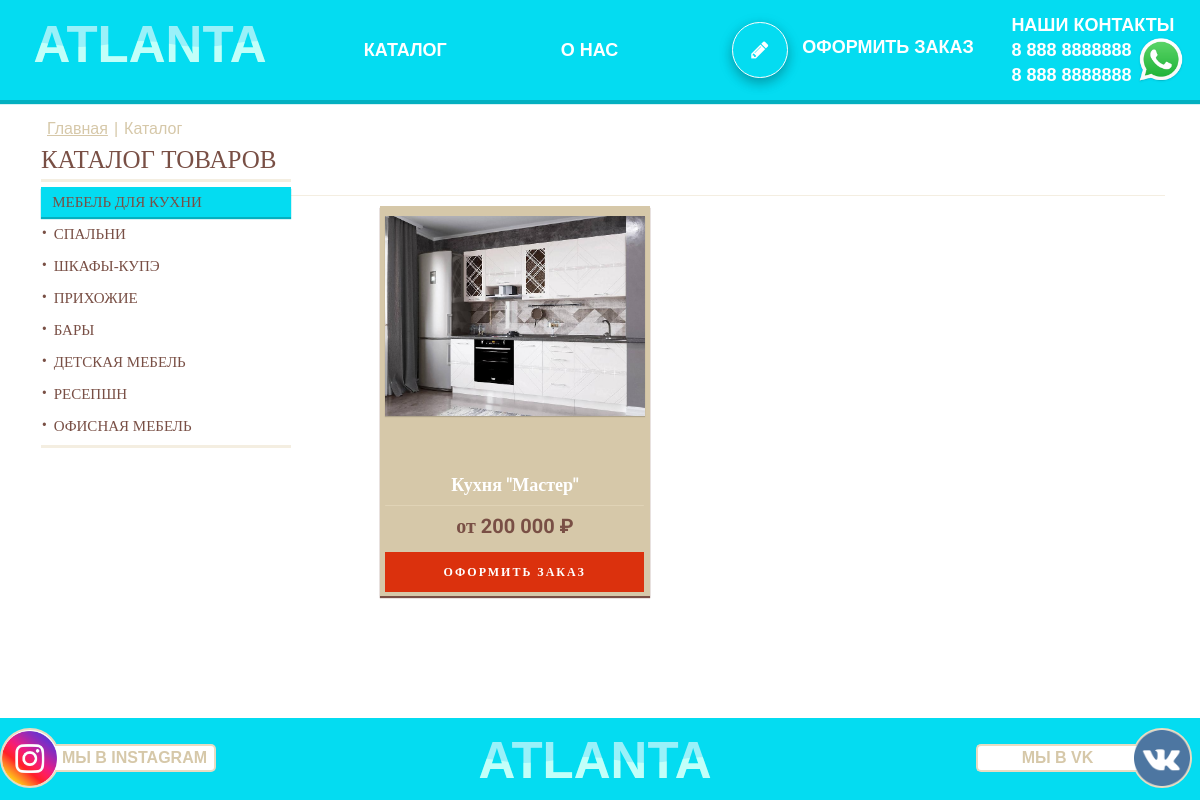
Screenshot of /category/mebel-dlya-kuhni/ with the database file from the repository.
### order/models.py (models this page shows, shortened)
class NewCategoryOrder(models.Model):
    cat_order_title = models.CharField(max_length=200, verbose_name='Название категории')
    cat_order_fk = models.ForeignKey('NewCategory', on_delete=models.PROTECT)
    slug = models.SlugField(max_length=200, unique=True, db_index=True, verbose_name='URL')
    def __str__(self):
        return self.cat_order_title
    def get_absolute_url(self):
        return reverse('category', kwargs={'cat_slug': self.slug})
    class Meta:
        verbose_name = "подкатегорию"
        verbose_name_plural = "подкатегории"

class OrderNew(models.Model):
    order_main_img = models.ImageField(upload_to='car_img_order/%Y/%m/%d/', verbose_name='Главная картинка')
    order_main_img_mini = models.ImageField(upload_to='car_img_order/%Y/%m/%d/', verbose_name='Картинка брэнда',
                                            null=True, blank=True)
    slug = models.SlugField(max_length=200, unique=True, db_index=True, verbose_name='URL')
    order_main_title = models.CharField(max_length=250, verbose_name='Название товара')
    order_dop_title1 = models.CharField(max_length=400, verbose_name='Доп-характеристика№1', blank=True)
    order_dop_title2 = models.CharField(max_length=400, verbose_name='Значение доп-характеристики№1', blank=True)
    order_dop_title3 = models.CharField(max_length=400, verbose_name='Доп-характеристика2', blank=True)
    order_dop_title4 = models.CharField(max_length=400, verbose_name='Значение доп-характеристики№2', blank=True)
    order_dop_title5 = models.CharField(max_length=400, verbose_name='Доп-характеристика3', blank=True)
    order_dop_title6 = models.CharField(max_length=400, verbose_name='Значение доп-характеристики№3', blank=True)
    order_img_2 = models.ImageField(upload_to='car_img_order/%Y/%m/%d/', verbose_name='Вторая картинка',
                                    null=True, blank=True)
    order_img_3 = models.ImageField(upload_to='car_img_order/%Y/%m/%d/', verbose_name='Третья картинка',
                                    null=True, blank=True)
    order_img_4 = models.ImageField(upload_to='car_img_order/%Y/%m/%d/', verbose_name='Четвёртая картинка',
                                    null=True, blank=True)
    order_img_5 = models.ImageField(upload_to='car_img_order/%Y/%m/%d/', verbose_name='Пятая картинка',
                                    null=True, blank=True)
    order_img_6 = models.ImageField(upload_to='car_img_order/%Y/%m/%d/', verbose_name='Шестая картинка',
                                    null=True, blank=True
                                    )
    cat = models.ForeignKey('NewCategoryOrder', on_delete=models.PROTECT, verbose_name='Категория')
    order_price = models.CharField(max_length=50, verbose_name='Цена товара')
    order_text = models.TextField(verbose_name='Описание')
    order_maim_date_add = models.DateTimeField(auto_now_add=True, verbose_name='Время создания')
    order_maim_date = models.DateTimeField(auto_now=True, verbose_name='Время изменения')
    order_is_published = models.BooleanField(default=True, verbose_name='Статус Опубликован/Не опубликован')
    def get_absolute_url(self):
        return reverse('category', kwargs={'post_slug': self.slug, 'cat_slug': self.cat.slug})
    class Meta:
        verbose_name = "карточку товара"
        verbose_name_plural = "карточки товара"
        ordering = ['-order_maim_date_add']

### WWT/views.py (the view)
# urls.py: path('category/<slug:cat_slug>/', CatalogCategory.as_view(), name='category'),
class CatalogCategory(ListView):
    paginate_by = 8
    model = OrderNew
    template_name = 'WWT/catalog.html'
    context_object_name = 'ord_new'
    def get_context_data(self, *, object_list=None, **kwargs):
        context = super().get_context_data(**kwargs)
        context['title'] = 'Категория - ' + str(context['ord_new'][0].cat)
        context['cat_selected'] = context['ord_new'][0].cat_id
        context['menu'] = menu
        context['form_product'] = form_product
        return context
    def get_queryset(self):
        return OrderNew.objects.filter(cat__slug=self.kwargs['cat_slug'],
                                       order_is_published=True).select_related(
            'cat')

### WWT/templatetags/blog_tags.py (called while the page is built)
@register.inclusion_tag('WWT/list_category.html')
def ShowCategory(sort=None, cat_selected=0):
    if not sort:
        cats = NewCategoryOrder.objects.all()
    else:
        cats = NewCategoryOrder.objects.order_by(sort)
    print(cats)
    return {'cats': cats, 'cat_selected': cat_selected}

### templates/WWT/catalog.html (shortened to what this page needs)
<!DOCTYPE html>
{% load static %}
{% load blog_tags %}
<html lang="ru">
<head>
    <link rel="stylesheet" href="{% static 'css/style_catalog.css' %}">
</head>
<body>
<div class="wrapper">
    <header class="header">
        <a href="{% url 'home_page' %}" class="header__logo">
            <svg viewbox="0 0 100 20">
                <text text-anchor="middle" x="50" y="15" font-size="17" fill="url(#wave)" fill-opacity="1">
                    ATLANTA
                </text>
                <text text-anchor="middle" x="50" y="15" font-size="17" fill="white"
                      fill-opacity="0.6">ATLANTA
                </text>
            </svg>
        </a>
        <nav class="header__menu">
            <ul class="header__list">
                <li><a href="" class="header__link">КАТАЛОГ</a></li>
                <li><a href="{% url 'about_me' %}" class="header__link">О НАС</a></li>
                <li class="header__link3">{% include 'WWT/form3.html' %}</li>
                <li id="hl"><a href="tel:+79179552659" class="header__link4">НАШИ КОНТАКТЫ <br> 8 888 8888888 <br> 8 888
                    8888888 <img
                            src="{% static  'images/WhatsApp_icon.png' %}" alt=""> </a>
                </li>
            </ul>
        </nav>
    </header>
    <main class="main">
        <aside class="sidebar">
            <div class="relative_url">
                <div class="url">
                    <div class="url_after"><a href="{% url 'home_page' %}">Главная</a></div>
                    <div class="url_after">|</div>
                    <div class="url_after"> Каталог</div>
                </div>
            </div>
            <ul>
                {% ShowCategory cat_selected=cat_selected %}
            </ul>
        </aside>
        <section class="content">
            <hr class="hr_side2">
            <div class="products__items">
                {% for product in ord_new %}
                <div class="products__item">
                    <a href="{{ product.get_absolute_url }}" class="product_item_a">
                        <div class="products__image">
                            <img src="{{ product.order_main_img.url }}" alt="">
                        </div>
                        <div class="products__name">{{ product.order_main_title }}</div>
                        <hr class="hr_price">
                        <div class="price_order">от {{ product.order_price }} ₽</div>
                        <div class="products__button">ОФОРМИТЬ ЗАКАЗ</div>
                    </a>
                </div>
                {% endfor %}
            </div>
        </section>
    </main>
    <footer class="footer">
        <div class="container">
            <div class="wrap_footer">
                <div class="we_whatsapp">
                    <a class="we_inst" href="https://instagram.com/atlanta_mebel_kz?igshid=YmMyMTA2M2Y=">
                        <div class="we_whatsapp_wrap">
                            <div class="we_whatsapp_title">
                                МЫ В INSTAGRAM
                            </div>
                            <img class="we_whatsapp_logo" src="{% static  'images/Instagram-Icon.png' %}" alt="">
                    </a>
                </div>
            </div>
            <div class="logo_footer">
                <a href="">
                    <svg viewbox="0 0 100 20">
                        <text text-anchor="middle" x="50" y="15" font-size="17" fill="url(#wave)" fill-opacity="1">
                            ATLANTA
                        </text>
                        <text text-anchor="middle" x="50" y="15" font-size="17" fill="white"
                              fill-opacity="0.6">ATLANTA
                        </text>
                    </svg>
                </a>
            </div>
            <div class="we_instagramm">
                <a class="we_inst" href="https://vk.com/id605181780">
                    <div class="we_instagramm_wrap">
                        <div class="we_instagramm_title">
                            МЫ В VK
                        </div>
                        <img class="we_instagramm_logo" src="{% static  'images/vk.png' %}" alt="">
                    </div>
                </a>
            </div>
        </div>
    </footer>
</div>
</body>
</html>

### templates/WWT/list_category.html (shortened to what this page needs)
{% if cat_selected == 0 %}
<div class="vertmenu">
    {% else %}
    <div class="vertmenu2">
        {% endif %}
        <ul>
            {% if cat_selected == 0 %}
            <li class="li_title">КАТАЛОГ ТОВАРОВ
                <hr class="hr_side">
                <input type="checkbox" class="subCat" checked="checked"/>
                {% else %}
            <li class="li_title2"><a class="li_title_a" href="{% url 'catalog' %}">КАТАЛОГ ТОВАРОВ</a>
                <hr class="hr_side_4">
                {% endif %}
                <ul style="display:none">
                    {% for cat in cats %}
                    {% if cat.pk == cat_selected %}
                    <li class="li_li_2">
                        &nbsp&nbsp&nbsp{{ cat.cat_order_title }}
                    </li>
                    {% else %}
                    <li class="li_li">
                        <a href="{{ cat.get_absolute_url }}">{{ cat.cat_order_title }} </a>
                    </li>
                    {% endif %}
                    {% endfor %}
                </ul>
                <hr class="hr_side3">
            </li>
        </ul>
    </div>

### rows the page displays
NewCategoryOrder: cat_order_title "МЕБЕЛЬ ДЛЯ КУХНИ"
NewCategoryOrder: cat_order_title "СПАЛЬНИ"
NewCategoryOrder: cat_order_title "ШКАФЫ-КУПЭ"
NewCategoryOrder: cat_order_title "ПРИХОЖИЕ"
NewCategoryOrder: cat_order_title "БАРЫ"
NewCategoryOrder: cat_order_title "ДЕТСКАЯ МЕБЕЛЬ"
NewCategoryOrder: cat_order_title "РЕСЕПШН"
NewCategoryOrder: cat_order_title "ОФИСНАЯ МЕБЕЛЬ"
OrderNew: order_main_img (picture), order_main_title "Кухня \"Мастер\"", order_price "200 000"
